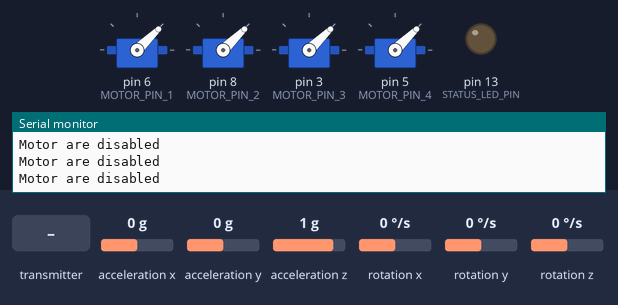
A sketch run on a simulated Arduino Mega 2560, built with avr-gcc and run on an emulated ATmega2560. Parts: 4 × servo, output pins drawn as LEDs (lit = HIGH), the last lines printed to the serial monitor. Wiring (inferred from the names in the program): MPU-9250 motion sensor at I2C address 0x68. Dashed ring = blinking. The test bench sets the inputs (shaded band); at power-on: acceleration z 1 g, acceleration x 0 g, acceleration y 0 g, rotation x 0 °/s, rotation y 0 °/s, rotation z 0 °/s. No radio packets arrive unless stated.

Above: at 12.3 s.
12.4 s: the transmitter starts sending throttle = 1023
At 12.62 s:
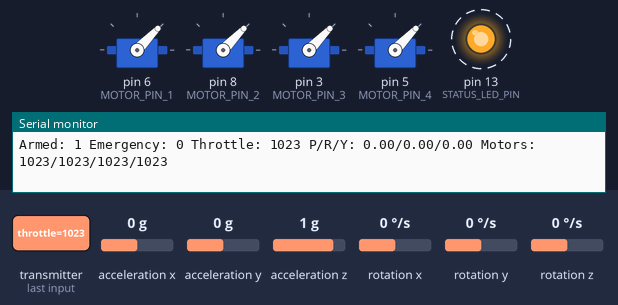
15.4 s: acceleration z set to -0.5 g
18.4 s: acceleration z set to -0.8 g
At 18.67 s:
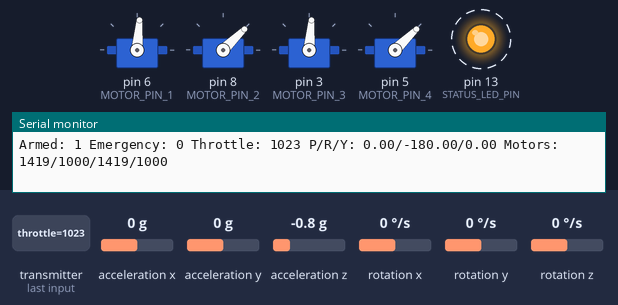
21.4 s: acceleration x set to -0.2 g
At 21.7 s:
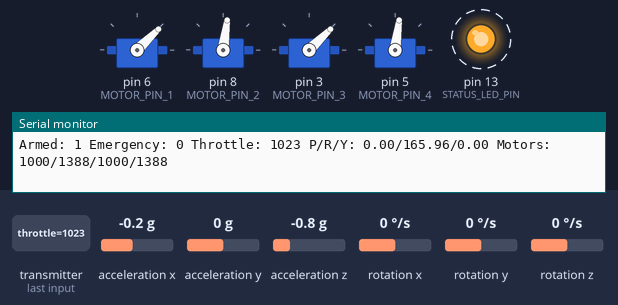
24.4 s: the transmitter starts sending pitch = 256
At 24.69 s:
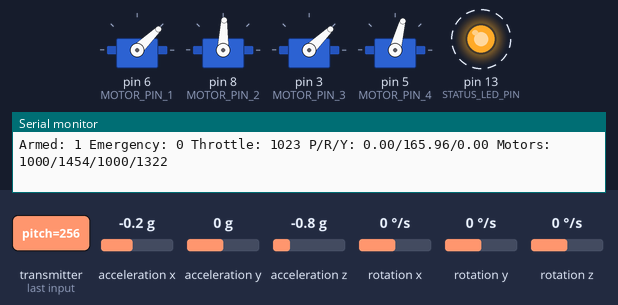
27.4 s: the transmitter starts sending roll = 512
At 27.69 s:
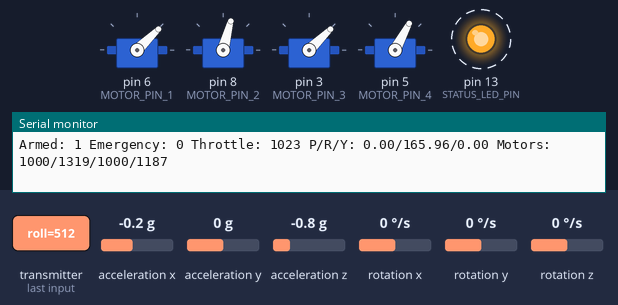
Timing chart, 0 to 31.4 s (numbered marks = the images above; inputs shaded):
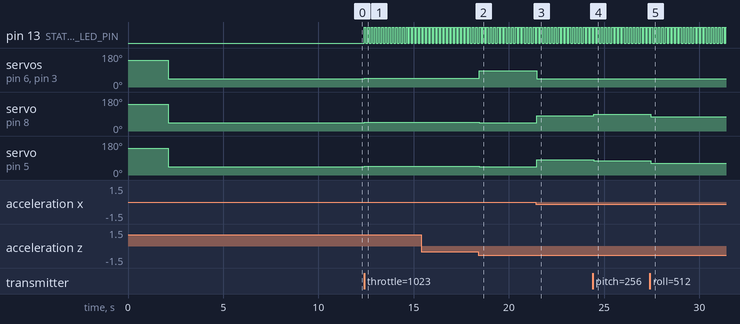

The sketch:

Flight_Controller.ino
```cpp
#include <SPI.h>
#include "RF24.h"
#include <Servo.h>
#include <Wire.h>
#include <math.h>

// Pin Definitions
#define CE_PIN 9 // red --- anticlockwise
#define CSN_PIN 53
#define MOTOR_PIN_1 6  // back left motor, white
#define MOTOR_PIN_2 8  // front right motor, white
#define MOTOR_PIN_3 3  // front left motor, red
#define MOTOR_PIN_4 5  // back right motor, red
#define STATUS_LED_PIN 13

// Safety parameters
#define MIN_THROTTLE 1000
#define MAX_THROTTLE 2000

// MPU9250 Register Map
#define MPU9250_ADDRESS             0x68
#define ACCEL_XOUT_H               0x3B
#define GYRO_XOUT_H                0x43
#define ACCEL_CONFIG               0x1C
#define GYRO_CONFIG                0x1B
#define CONFIG                     0x1A
#define SMPLRT_DIV                 0x19

// Scale Factors
#define GYRO_SCALE_FACTOR          131.0f    // For ±250deg/s range
#define ACCEL_SCALE_FACTOR         16384.0f  // For ±2g range

// Control Structure matching transmitter
struct ControlInputs {
    int16_t throttle;  // Range: 1000-2000
    int16_t pitch;     // Range: -500 to 500
    int16_t roll;      // Range: -500 to 500
    int16_t yaw;       // Range: -500 to 500
} receivedControls;

// System State
bool armed = false;
bool emergencyStop = false;

// Calibration offsets //---------------------- No error code-------------------//
float accelXoffset = 0.0f;
float accelYoffset = 0.0f;
float accelZoffset = 0.0f;
float gyroXoffset = 0.0f;
float gyroYoffset = 0.0f;
float gyroZoffset = 0.0f;

// Sensor measurements
float accelX, accelY, accelZ;
float gyroX, gyroY, gyroZ;

// Orientation Variables
float pitch = 0.0, roll = 0.0, yaw = 0.0;
unsigned long lastTime = 0;

//------------------------------------UPTO here--------------------------------//

// PID Constants
float kp = 2.2, ki = 0.0001, kd = 0.001;

// PID Variables
float setpointPitch = 0.0, setpointRoll = 0.0, setpointYaw = 0.0;
float errorPitch, errorRoll, errorYaw;
float prevErrorPitch = 0, prevErrorRoll = 0, prevErrorYaw = 0;
float integralPitch = 0, integralRoll = 0, integralYaw = 0;
float motorOutputPitch, motorOutputRoll, motorOutputYaw;

// RF24 Configuration
RF24 radio(CE_PIN, CSN_PIN);
uint8_t address[][6] = { "1Node", "2Node" };
bool radioNumber = 0;

// Motor Configuration
Servo motor1, motor2, motor3, motor4;
int baseThrottle = MIN_THROTTLE;
unsigned long lastRadioReceiveTime = 0;
const unsigned long RADIO_TIMEOUT = 1000;

void setup() {
    Wire.begin();
    Serial.begin(9600);  // Match transmitter baud rate
    pinMode(STATUS_LED_PIN, OUTPUT);

    // Initialize all systems
    initMPU9250();
    initializeESCs();
    initializeRadio();

    // Perform sensor calibration
    Serial.println(F("Position MPU9250 flat and don't move it - calibrating..."));
    delay(1000);
    calibrateSensors();
    Serial.println(F("Calibration Done!"));

    lastTime = micros();
    Serial.println(F("Flight controller initialized and ready."));
}

void loop() {
    unsigned long currentTime = micros();
    float dt = (currentTime - lastTime) / 1000000.0f;
    lastTime = currentTime;

    // Read sensor data
    readAccelerometer();
    readGyroscope();
    calculateOrientation(dt);

    // Check for any new radio commands
    checkRadioCommands();

    // Use last received controls for flight control
    if (armed && !emergencyStop) {
        updateFlightControl(dt);
    } else {
        disableMotors();
    }
}

//------------------------------No flight controller error here as well------------------------------------//
void initMPU9250() {
    // Wake up MPU9250
    writeRegister(MPU9250_ADDRESS, 0x6B, 0x00);
    delay(100);

    // Set sample rate divider
    writeRegister(MPU9250_ADDRESS, SMPLRT_DIV, 5);

    // Configure Accelerometer
    writeRegister(MPU9250_ADDRESS, ACCEL_CONFIG, 0x00);  // ±2g range

    // Configure Gyroscope
    writeRegister(MPU9250_ADDRESS, GYRO_CONFIG, 0x00);   // ±250 degrees/s range

    // Enable DLPF
    writeRegister(MPU9250_ADDRESS, CONFIG, 0x06);        // 5Hz bandwidth
}

void initializeESCs() {
    // Attach motors to pins
    motor1.attach(MOTOR_PIN_1);
    motor2.attach(MOTOR_PIN_2);
    motor3.attach(MOTOR_PIN_3);
    motor4.attach(MOTOR_PIN_4);

    // Step 1: Send maximum throttle signal to all ESCs
    motor1.writeMicroseconds(MAX_THROTTLE);
    motor2.writeMicroseconds(MAX_THROTTLE);
    motor3.writeMicroseconds(MAX_THROTTLE);
    motor4.writeMicroseconds(MAX_THROTTLE);

    // Wait for ESCs to recognize the maximum throttle signal
    delay(2000); // 2 seconds (adjust based on ESC specifications)

    // Step 2: Send minimum throttle signal to all ESCs
    motor1.writeMicroseconds(MIN_THROTTLE);
    motor2.writeMicroseconds(MIN_THROTTLE);
    motor3.writeMicroseconds(MIN_THROTTLE);
    motor4.writeMicroseconds(MIN_THROTTLE);

    // Wait for ESCs to initialize and arm
    delay(5000); // 5 seconds (adjust based on ESC specifications)

    Serial.println(F("ESCs initialized and armed successfully."));
}

//---------------------------------------upto here--------------------------------------//
void initializeRadio() {
    if (!radio.begin()) {
        Serial.println(F("Radio hardware not responding!"));
        while (1) {
            digitalWrite(STATUS_LED_PIN, HIGH);
            delay(100);
            digitalWrite(STATUS_LED_PIN, LOW);
            delay(100);
        }
    }

    radio.setPALevel(RF24_PA_LOW);
    radio.setPayloadSize(sizeof(ControlInputs));
    radio.setDataRate(RF24_250KBPS);
    radio.setRetries(5, 15);

    radio.openWritingPipe(address[radioNumber]);
    radio.openReadingPipe(1, address[!radioNumber]);
    radio.startListening();

    Serial.println(F("Radio initialized successfully"));
}

//------------------------------------------------------------------------Data from MPU Sensor ( No error here )-----------------------------------------------------------------//
void readAccelerometer() {
    uint8_t data[6];
    readRegisters(MPU9250_ADDRESS, ACCEL_XOUT_H, 6, data);

    int16_t rawX = (data[0] << 8) | data[1];
    int16_t rawY = (data[2] << 8) | data[3];
    int16_t rawZ = (data[4] << 8) | data[5];

    accelX = (float)rawX / ACCEL_SCALE_FACTOR - accelXoffset;
    accelY = (float)rawY / ACCEL_SCALE_FACTOR - accelYoffset;
    accelZ = (float)rawZ / ACCEL_SCALE_FACTOR - accelZoffset;
}

void readGyroscope() {
    uint8_t data[6];
    readRegisters(MPU9250_ADDRESS, GYRO_XOUT_H, 6, data);

    int16_t rawX = (data[0] << 8) | data[1];
    int16_t rawY = (data[2] << 8) | data[3];
    int16_t rawZ = (data[4] << 8) | data[5];

    gyroX = ((float)rawX / GYRO_SCALE_FACTOR) - gyroXoffset;
    gyroY = ((float)rawY / GYRO_SCALE_FACTOR) - gyroYoffset;
    gyroZ = ((float)rawZ / GYRO_SCALE_FACTOR) - gyroZoffset;
}

void writeRegister(uint8_t addr, uint8_t reg, uint8_t data) {
    Wire.beginTransmission(addr);
    Wire.write(reg);
    Wire.write(data);
    Wire.endTransmission();
}

void readRegisters(uint8_t addr, uint8_t reg, uint8_t count, uint8_t* data) {
    Wire.beginTransmission(addr);
    Wire.write(reg);
    Wire.endTransmission(false);

    Wire.requestFrom(addr, count);
    for(uint8_t i = 0; i < count; i++) {
        data[i] = Wire.read();
    }
}

//----------------------------------------------------------------------------UPTO here----------------------------------------------------------------------//

//---------------------------------- [START OF CODE FROM FIRST SKETCH] , No need to change here if any error occurs , this code is already tested-----------------------------------------//

void calibrateSensors() {
    float sumAccelX = 0, sumAccelY = 0, sumAccelZ = 0;
    float sumGyroX = 0, sumGyroY = 0, sumGyroZ = 0;
    const int samples = 1000;

    for(int i = 0; i < samples; i++) {
        uint8_t data[6];

        // Read accelerometer
        readRegisters(MPU9250_ADDRESS, ACCEL_XOUT_H, 6, data);
        sumAccelX += (int16_t)((data[0] << 8) | data[1]);
        sumAccelY += (int16_t)((data[2] << 8) | data[3]);
        sumAccelZ += (int16_t)((data[4] << 8) | data[5]) - ACCEL_SCALE_FACTOR;

        // Read gyroscope
        readRegisters(MPU9250_ADDRESS, GYRO_XOUT_H, 6, data);
        sumGyroX += (int16_t)((data[0] << 8) | data[1]);
        sumGyroY += (int16_t)((data[2] << 8) | data[3]);
        sumGyroZ += (int16_t)((data[4] << 8) | data[5]);

        delay(1);
    }

    // Calculate offsets
    accelXoffset = sumAccelX / (samples * ACCEL_SCALE_FACTOR);
    accelYoffset = sumAccelY / (samples * ACCEL_SCALE_FACTOR);
    accelZoffset = sumAccelZ / (samples * ACCEL_SCALE_FACTOR);

    gyroXoffset = sumGyroX / (samples * GYRO_SCALE_FACTOR);
    gyroYoffset = sumGyroY / (samples * GYRO_SCALE_FACTOR);
    gyroZoffset = sumGyroZ / (samples * GYRO_SCALE_FACTOR);
}

void calculateOrientation(float dt) {
    // Calculate total acceleration vector magnitude
    float accelTotal = sqrt(accelX * accelX + accelY * accelY + accelZ * accelZ);

    // Only calculate pitch and roll if we're not in free fall and acceleration is close to 1g
    if (abs(accelTotal - 1.0) < 0.3) {
        // Calculate pitch (x-axis rotation)
        pitch = atan2(accelY, sqrt(accelX * accelX + accelZ * accelZ)) * 180.0 / PI;

        // Calculate roll (y-axis rotation)
        roll = atan2(-accelX, accelZ) * 180.0 / PI;
    }

    // Calculate yaw from gyroscope with gimbal lock compensation
    float cosRoll = cos(roll * PI / 180.0);
    float sinRoll = sin(roll * PI / 180.0);
    float cosPitch = cos(pitch * PI / 180.0);
    float sinPitch = sin(pitch * PI / 180.0);

    // Convert gyro rates to angular motion with gimbal lock compensation
    float yawRate = (gyroZ * cosPitch + gyroY * sinPitch) * cosRoll +
                    gyroX * sinRoll;

    // Integrate yaw rate to get yaw angle
    yaw += yawRate * dt;

    // Normalize yaw to -180 to +180 degrees
    if (yaw > 180.0) yaw -= 360.0;
    else if (yaw < -180.0) yaw += 360.0;
}

//-----------------------------------------------------------------------[END OF CODE FROM FIRST SKETCH]--------------------------------------------------------------------//

void checkRadioCommands() {
    if (radio.available()) {
        // Read the control inputs
        radio.read(&receivedControls, sizeof(ControlInputs));
        digitalWrite(STATUS_LED_PIN, !digitalRead(STATUS_LED_PIN));  // Toggle LED to show reception

        // Process controls
        if (receivedControls.throttle <= MIN_THROTTLE) {
            armed = false;
            emergencyStop = false;
        } else {
            armed = true;
        }

        // Map received controls to flight parameters
        if (armed && !emergencyStop) {
            baseThrottle = receivedControls.throttle;
            setpointPitch = map(receivedControls.pitch, -500, 500, -60, 60);
            setpointRoll = map(receivedControls.roll, -500, 500, -60, 60);
            setpointYaw = map(receivedControls.yaw, -500, 500, -180, 180);
        }
    }
}

void updateFlightControl(float dt) {
    if (!armed || emergencyStop) {
        disableMotors();
        return;
    }

    applyPID(dt);

    // Motor mixing algorithm
    int m1 = constrain(baseThrottle - motorOutputPitch + motorOutputRoll - motorOutputYaw, MIN_THROTTLE, MAX_THROTTLE);
    int m2 = constrain(baseThrottle + motorOutputPitch - motorOutputRoll - motorOutputYaw, MIN_THROTTLE, MAX_THROTTLE);
    int m3 = constrain(baseThrottle + motorOutputPitch + motorOutputRoll + motorOutputYaw, MIN_THROTTLE, MAX_THROTTLE);
    int m4 = constrain(baseThrottle - motorOutputPitch - motorOutputRoll + motorOutputYaw, MIN_THROTTLE, MAX_THROTTLE);

    // Apply motor speeds
    motor1.writeMicroseconds(m1);
    motor2.writeMicroseconds(m2);
    motor3.writeMicroseconds(m3);
    motor4.writeMicroseconds(m4);

    // Debug output
        printDebugInfo(m1, m2, m3, m4);
}

void disableMotors() {
    motor1.writeMicroseconds(MIN_THROTTLE);
    motor2.writeMicroseconds(MIN_THROTTLE);
    motor3.writeMicroseconds(MIN_THROTTLE);
    motor4.writeMicroseconds(MIN_THROTTLE);
    Serial.println("Motor are disabled");

}

void printDebugInfo(int m1, int m2, int m3, int m4) {
    Serial.print(F("Armed: ")); Serial.print(armed);
    Serial.print(F(" Emergency: ")); Serial.print(emergencyStop);
    Serial.print(F(" Throttle: ")); Serial.print(baseThrottle);
    Serial.print(F(" P/R/Y: "));
    Serial.print(pitch); Serial.print(F("/"));
    Serial.print(roll); Serial.print(F("/"));
    Serial.print(yaw);
    Serial.print(F(" Motors: "));
    Serial.print(m1); Serial.print(F("/"));
    Serial.print(m2); Serial.print(F("/"));
    Serial.print(m3); Serial.print(F("/"));
    Serial.println(m4);
}

//---------------------------------------------------------------Only modify constant value here after testing----------------------------------------------------//

void applyPID(float dt) {
    float deadbandPitch = 7;
    float deadbandRoll = 5;
    float deadbandYaw = 10;

    errorPitch = setpointPitch - pitch;
    errorRoll = setpointRoll - roll;
    errorYaw = setpointYaw - yaw;

    errorPitch = (fabs(errorPitch) < deadbandPitch) ? 0.0 : errorPitch;
    errorRoll = (fabs(errorRoll) < deadbandRoll) ? 0.0 : errorRoll;
    errorYaw = (fabs(errorYaw) < deadbandYaw) ? 0.0 : errorYaw;

    integralPitch += errorPitch * dt;
    integralRoll += errorRoll * dt;
    integralYaw += errorYaw * dt;

    float derivativePitch = (errorPitch - prevErrorPitch) / dt;
    float derivativeRoll = (errorRoll - prevErrorRoll) / dt;
    float derivativeYaw = (errorYaw - prevErrorYaw) / dt;

    motorOutputPitch = kp * errorPitch + ki * integralPitch + kd * derivativePitch;
    motorOutputRoll = kp * errorRoll + ki * integralRoll + kd * derivativeRoll;
    motorOutputYaw = kp * errorYaw + ki * integralYaw + kd * derivativeYaw;

    prevErrorPitch = errorPitch;
    prevErrorRoll = errorRoll;
    prevErrorYaw = errorYaw;

    // Anti-windup: limit integral term
    integralPitch = constrain(integralPitch, -400, 400);
    integralRoll = constrain(integralRoll, -400, 400);
    integralYaw = constrain(integralYaw, -400, 400);

    // Limit motor output values
    motorOutputPitch = constrain(motorOutputPitch, -400, 400);
    motorOutputRoll = constrain(motorOutputRoll, -400, 400);
    motorOutputYaw = constrain(motorOutputYaw, -400, 400);
}

//--------------------------------------------------------------------------------------UPTO here---------------------------------------------------------------------//
```

Measured:
- the behaviour switches between -0.6 and -0.7 g on acceleration z (found by bisection; images 1 and 2)
- the behaviour switches between 0 and -0.1 g on acceleration x (found by bisection; images 2 and 3)
- after the input at 12.4 s, pin 13 (STATUS_LED_PIN): alternates HIGH for 0.09 s and LOW for 0.09 s, starting at once; servo on pin 6 (MOTOR_PIN_1), servo on pin 8 (MOTOR_PIN_2), servo on pin 3 (MOTOR_PIN_3), servo on pin 5 (MOTOR_PIN_4): 44° → 46° at once
- after the input at 18.4 s, servo on pin 6 (MOTOR_PIN_1), servo on pin 3 (MOTOR_PIN_3): 46° → 85° at once; servo on pin 8 (MOTOR_PIN_2), servo on pin 5 (MOTOR_PIN_4): 46° → 44° at once
- after the input at 21.4 s, servo on pin 6 (MOTOR_PIN_1), servo on pin 3 (MOTOR_PIN_3): 85° → 44° after 0.07 s; servo on pin 8 (MOTOR_PIN_2), servo on pin 5 (MOTOR_PIN_4): 44° → 82° after 0.07 s
- after the input at 24.4 s, servo on pin 8 (MOTOR_PIN_2): 82° → 88° after 0.07 s; servo on pin 5 (MOTOR_PIN_4): 82° → 75° after 0.07 s
- after the input at 27.4 s, servo on pin 8 (MOTOR_PIN_2): 88° → 75° after 0.06 s; servo on pin 5 (MOTOR_PIN_4): 75° → 62° after 0.06 s
